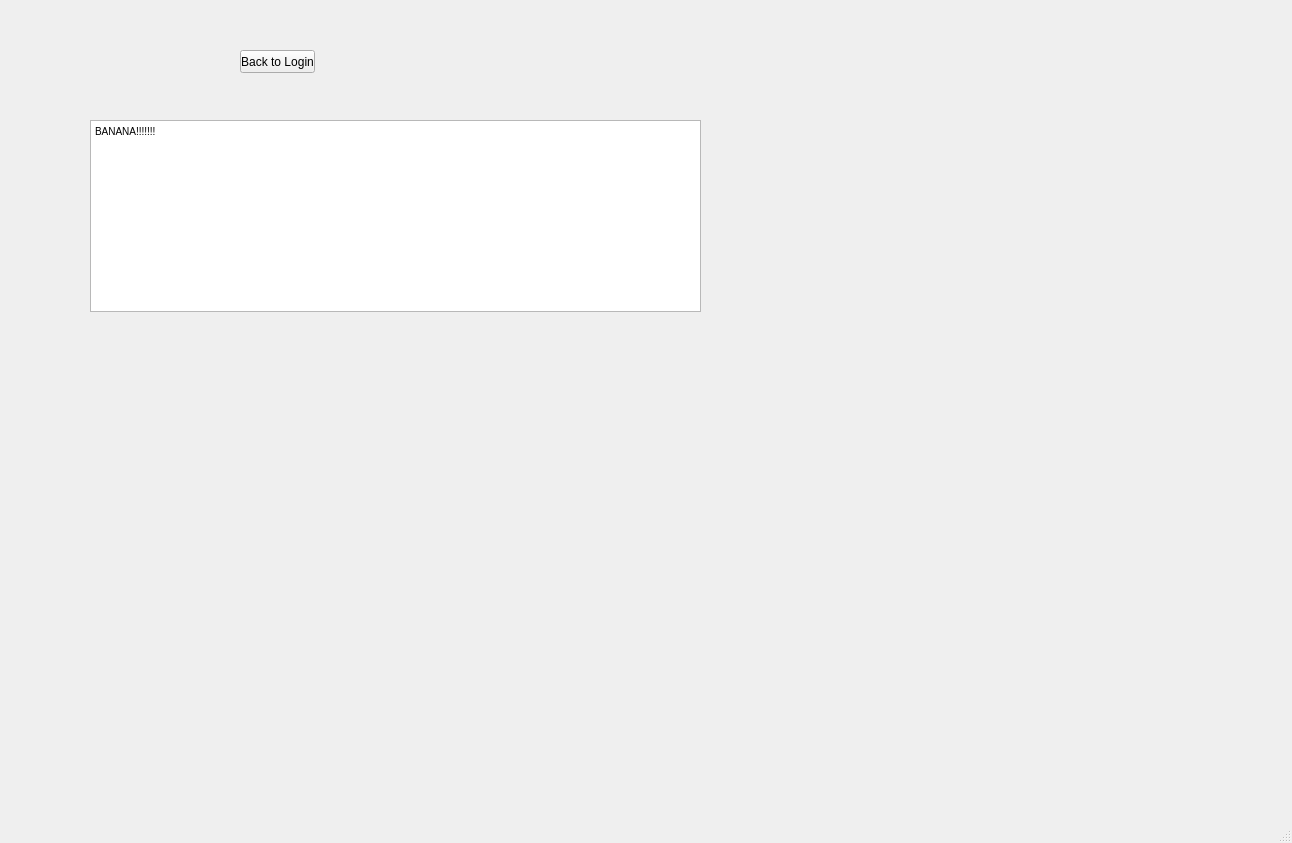
<?xml version="1.0" encoding="UTF-8"?>
<ui version="4.0">
 <class>MainWindow</class>
 <widget class="QMainWindow" name="MainWindow">
  <property name="geometry">
   <rect>
    <x>0</x>
    <y>0</y>
    <width>1292</width>
    <height>843</height>
   </rect>
  </property>
  <property name="windowTitle">
   <string>MainWindow</string>
  </property>
  <widget class="QWidget" name="centralwidget">
   <widget class="QTextBrowser" name="textBrowser">
    <property name="geometry">
     <rect>
      <x>90</x>
      <y>120</y>
      <width>611</width>
      <height>192</height>
     </rect>
    </property>
    <property name="html">
     <string>&lt;!DOCTYPE HTML PUBLIC &quot;-//W3C//DTD HTML 4.0//EN&quot; &quot;http://www.w3.org/TR/REC-html40/strict.dtd&quot;&gt;
&lt;html&gt;&lt;head&gt;&lt;meta name=&quot;qrichtext&quot; content=&quot;1&quot; /&gt;&lt;style type=&quot;text/css&quot;&gt;
p, li { white-space: pre-wrap; }
&lt;/style&gt;&lt;/head&gt;&lt;body style=&quot; font-family:'MS Shell Dlg 2'; font-size:8.25pt; font-weight:400; font-style:normal;&quot;&gt;
&lt;p style=&quot; margin-top:0px; margin-bottom:0px; margin-left:0px; margin-right:0px; -qt-block-indent:0; text-indent:0px;&quot;&gt;&lt;span style=&quot; font-size:7.8pt;&quot;&gt;BANANA!!!!!!!&lt;/span&gt;&lt;/p&gt;&lt;/body&gt;&lt;/html&gt;</string>
    </property>
   </widget>
   <widget class="QPushButton" name="pushButton">
    <property name="geometry">
     <rect>
      <x>240</x>
      <y>50</y>
      <width>75</width>
      <height>23</height>
     </rect>
    </property>
    <property name="text">
     <string>Back to Login</string>
    </property>
   </widget>
  </widget>
  <widget class="QMenuBar" name="menubar">
   <property name="geometry">
    <rect>
     <x>0</x>
     <y>0</y>
     <width>1292</width>
     <height>21</height>
    </rect>
   </property>
  </widget>
  <widget class="QStatusBar" name="statusbar"/>
 </widget>
 <resources/>
 <connections/>
</ui>
